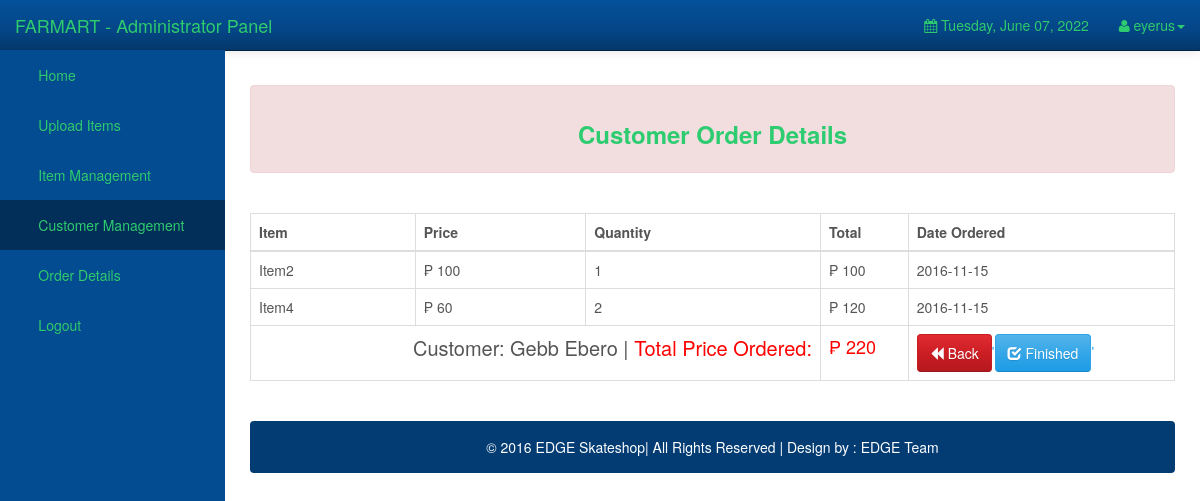
The page /Admin/admin/view_orders.php?view_id=4 (signed in) on the database its author committed.
### tables this page shows
CREATE TABLE `orderdetails` (
  `order_id` int(10) UNSIGNED NOT NULL,
  `user_id` int(11) NOT NULL DEFAULT 0,
  `order_name` varchar(1000) NOT NULL DEFAULT '',
  `order_price` double NOT NULL DEFAULT 0,
  `order_quantity` int(10) UNSIGNED NOT NULL DEFAULT 0,
  `order_total` double NOT NULL DEFAULT 0,
  `order_status` varchar(45) NOT NULL DEFAULT '',
  `order_date` date NOT NULL DEFAULT '0000-00-00'
);

CREATE TABLE `users` (
  `user_id` int(11) NOT NULL,
  `user_email` varchar(1000) NOT NULL,
  `user_password` varchar(1000) NOT NULL,
  `user_firstname` varchar(1000) NOT NULL,
  `user_lastname` varchar(1000) NOT NULL,
  `user_address` varchar(1000) NOT NULL
);

### Admin/admin/view_orders.php (the view, shortened to what this page needs)
<?php
	require_once 'config.php';
	if(isset($_GET['view_id']) && !empty($_GET['view_id']))
	{
		$view_id = $_GET['view_id'];
		$stmt_edit = $DB_con->prepare('SELECT * FROM users WHERE user_id=:user_id');
		$stmt_edit->execute(array(':user_id'=>$view_id));
		$edit_row = $stmt_edit->fetch(PDO::FETCH_ASSOC);
		extract($edit_row);
	}
	else
	{
		header("Location: customers.php");
	}
?>
<!DOCTYPE html>
<html lang="en">
<head>
    <link rel="stylesheet" type="text/css" href="bootstrap/css/bootstrap.min.css" />
    <link rel="stylesheet" type="text/css" href="font-awesome/css/font-awesome.min.css" />
    <link rel="stylesheet" type="text/css" href="css/local.css" />
</head>
<body>
    <div id="wrapper">
        <nav class="navbar navbar-inverse navbar-fixed-top" role="navigation">
            <div class="navbar-header">
                <a class="navbar-brand" href="index.php" style="color:#2ecc71">FARMART - Administrator Panel</a>
            </div>
            <div class="collapse navbar-collapse navbar-ex1-collapse">
                <ul class="nav navbar-nav side-nav">
                    <li><a href="index.php" style="color:#2ecc71"> &nbsp; &nbsp; &nbsp; Home</a></li>
					<li><a data-toggle="modal" data-target="#uploadModal" style="color:#2ecc71"> &nbsp; &nbsp; &nbsp; Upload Items</a></li>
					<li><a href="items.php" style="color:#2ecc71"> &nbsp; &nbsp; &nbsp; Item Management</a></li>
					<li class="active"><a href="customers.php" style="color:#2ecc71"> &nbsp; &nbsp; &nbsp; Customer Management</a></li>
					<li><a href="orderdetails.php" style="color:#2ecc71"> &nbsp; &nbsp; &nbsp; Order Details</a></li>
					<li><a href="logout.php" style="color:#2ecc71"> &nbsp; &nbsp; &nbsp; Logout</a></li>
                </ul>
                <ul class="nav navbar-nav navbar-right navbar-user">
                    <li class="dropdown messages-dropdown">
                        <a href="#" style="color:#2ecc71"><i class="fa fa-calendar"></i>  <?php
                            $Today=date('y:m:d');
                            $new=date('l, F d, Y',strtotime($Today));
                            echo $new; ?></a>
                    </li>
                     <li class="dropdown user-dropdown">
                        <a href="#" class="dropdown-toggle" data-toggle="dropdown" style="color:#2ecc71"><i class="fa fa-user"></i> <?php   extract($_SESSION); echo $admin_username; ?><b class="caret"></b></a>
                    </li>
                </ul>
            </div>
        </nav>
        <div id="page-wrapper">
			 <div class="alert alert-danger">
                          <center> <h3 style="color:#2ecc71"><strong>Customer Order Details</strong> </h3></center>
						  </div>
						  <br />
						  <div class="table-responsive">
            <table class="display table table-bordered" id="example" cellspacing="0" width="100%">
              <thead>
                <tr>
                  <th>Item</th>
                  <th>Price</th>
				  <th>Quantity</th>
                  <th>Total</th>
				  <th>Date Ordered</th>
                </tr>
              </thead>
              <tbody>
			  <?php
include("config.php");
	$stmt = $DB_con->prepare("SELECT * FROM orderdetails where user_id='$user_id' and order_status='Ordered'");
	$stmt->execute();
	if($stmt->rowCount() > 0)
	{
		while($row=$stmt->fetch(PDO::FETCH_ASSOC))
		{
			extract($row);
			?>
                <tr>
                 <td><?php echo $order_name; ?></td>
				 <td>&#8369; <?php echo $order_price; ?> </td>
				 <td><?php echo $order_quantity; ?></td>
				 <td>&#8369; <?php echo $order_total; ?></td>
				  <td><?php echo $order_date; ?></td>
                </tr>
              <?php
		}
		include("config.php");
		 $stmt_edit = $DB_con->prepare("select sum(order_total) as totalx from orderdetails where user_id=:user_id and order_status='Ordered'");
		$stmt_edit->execute(array(':user_id'=>$user_id));
		$edit_row = $stmt_edit->fetch(PDO::FETCH_ASSOC);
		extract($edit_row);
		echo "<tr>";
		echo "<td colspan='3' align='right' style='font-size:20px;'>Customer: ".$user_firstname." ".$user_lastname." | <span style='color:red'>Total Price Ordered:</span>";
		echo "</td>";
		echo "<td style='font-size:18px;'><span style='color:red;'>&#8369; ".$totalx."</span>";
		echo "</td>";
		 echo "<td>";
		 echo "<a class='btn btn-danger' href='customers.php'><span class='glyphicon glyphicon-backward'></span> Back<a/>'";
		 echo "<a class='btn btn-primary' href='?view_id=".$view_id."&action=finished'><span class='glyphicon glyphicon-check'></span> Finished<a/>'";
		 echo "</td>";
		echo "</tr>";
		echo "</tbody>";
		echo "</table>";
		echo "</div>";
		echo "<br />";
		echo '<div class="alert alert-default" style="background-color:#033c73;">
                       <p style="color:white;text-align:center;">
                       &copy 2016 EDGE Skateshop| All Rights Reserved |  Design by : EDGE Team
						</p>
                    </div>
	</div>';
		echo "</div>";
	}
?>
	<br />
	<br />
</body>
</html>

### Admin/admin/css/local.css (style rules this page uses)
#wrapper { padding-left: 0; }
#page-wrapper { width: 100%; padding: 5px 15px; }
body { font-family: "Helvetica Neue", Helvetica, Arial, sans-serif; font-size: 14px; line-height: 1.42857143; color: #555555; background-color: #ffffff; }
.btn { display: inline-block; margin-bottom: 0; font-weight: normal; text-align: center; vertical-align: middle; cursor: pointer; background-image: none; border: 1px solid transparent; white-space: nowrap; padding: 8px 12px; font-size: 14px; line-height: 1.42857143; border-radius: 4px; -webkit-user-select: none; -moz-user-select: none; -ms-user-select: none; user-select: none; }
.btn-primary { color: #ffffff; background-color: #2fa4e7; border-color: #2fa4e7; }
.btn-danger { color: #ffffff; background-color: #c71c22; border-color: #c71c22; }
.navbar-inverse { background-color: #033c73; border-color: #022f5a; }
.navbar-inverse .navbar-brand { color: #ffffff; }
.navbar-inverse .navbar-nav > li > a { color: #ffffff; }
.navbar-inverse .navbar-nav > .active > a, .navbar-inverse .navbar-nav > .active > a:hover, .navbar-inverse .navbar-nav > .active > a:focus { color: #ffffff; background-color: #022f5a; }
.navbar-inverse .navbar-collapse, .navbar-inverse .navbar-form { border-color: #022a50; }
.alert-danger { background-color: #f2dede; border-color: #eed3d7; color: #b94a48; }
.navbar { background-image: -webkit-linear-gradient(#54b4eb, #2fa4e7 60%, #1d9ce5); background-image: linear-gradient(#54b4eb, #2fa4e7 60%, #1d9ce5); background-repeat: no-repeat; filter: progid:DXImageTransform.Microsoft.gradient(startColorstr='#ff54b4eb', endColorstr='#ff1d9ce5', GradientType=0); border-bottom: 1px solid #178acc; filter: none; -webkit-box-shadow: 0 1px 10px rgba(0, 0, 0, 0.1); box-shadow: 0 1px 10px rgba(0, 0, 0, 0.1); }
.navbar .navbar-nav > li > a, .navbar-brand { text-shadow: 0 1px 0 rgba(0, 0, 0, 0.1); }
.navbar-inverse { background-image: -webkit-linear-gradient(#04519b, #044687 60%, #033769); background-image: linear-gradient(#04519b, #044687 60%, #033769); background-repeat: no-repeat; filter: progid:DXImageTransform.Microsoft.gradient(startColorstr='#ff04519b', endColorstr='#ff033769', GradientType=0); filter: none; border-bottom: 1px solid #022241; }
.btn { text-shadow: 0 1px 0 rgba(0, 0, 0, 0.1); }
.btn-primary { background-image: -webkit-linear-gradient(#54b4eb, #2fa4e7 60%, #1d9ce5); background-image: linear-gradient(#54b4eb, #2fa4e7 60%, #1d9ce5); background-repeat: no-repeat; filter: progid:DXImageTransform.Microsoft.gradient(startColorstr='#ff54b4eb', endColorstr='#ff1d9ce5', GradientType=0); filter: none; border-bottom: 1px solid #178acc; }
.btn-danger { background-image: -webkit-linear-gradient(#e12b31, #c71c22 60%, #b5191f); background-image: linear-gradient(#e12b31, #c71c22 60%, #b5191f); background-repeat: no-repeat; filter: progid:DXImageTransform.Microsoft.gradient(startColorstr='#ffe12b31', endColorstr='#ffb5191f', GradientType=0); filter: none; border-bottom: 1px solid #9a161a; }
.clearfix:before, .clearfix:after, .container:before, .container:after, .container-fluid:before, .container-fluid:after, .row:before, .row:after, .form-horizontal .form-group:before, .form-horizontal .form-group:after, .btn-toolbar:before, .btn-toolbar:after, .btn-group-vertical > .btn-group:before, .btn-group-vertical > .btn-group:after, .nav:before, .nav:after, .navbar:before, .navbar:after, .navbar-header:before, .navbar-header:after, .navbar-collapse:before, .navbar-collapse:after, .pager:before, .pager:after, .panel-body:before, .panel-body:after, .modal-footer:before, .modal-footer:after { content: " "; display: table; }
.clearfix:after, .container:after, .container-fluid:after, .row:after, .form-horizontal .form-group:after, .btn-toolbar:after, .btn-group-vertical > .btn-group:after, .nav:after, .navbar:after, .navbar-header:after, .navbar-collapse:after, .pager:after, .panel-body:after, .modal-footer:after { clear: both; }
a { color: #2fa4e7; text-decoration: none; }
@media (min-width:768px) { #wrapper { padding-left: 225px; } }
@media (min-width:768px) { #page-wrapper { padding: 15px 25px; } }
@media (min-width:768px) { .side-nav { margin-left: -225px; left: 225px; width: 225px; position: fixed; top: 50px; height: 100%; border-radius: 0; border: none; background-color: #044C92; overflow-y: auto; } }
@media (min-width:768px) { .side-nav>li>a { width: 225px; } }
@media (min-width:768px) { .navbar-collapse { padding-left: 15px !important; padding-right: 15px !important; } }

### rows shown on the page
orderdetails: order_name "Item2", order_price "100", order_quantity "1", order_total "100", order_date "2016-11-15"
orderdetails: order_name "Item4", order_price "60", order_quantity "2", order_total "120", order_date "2016-11-15"
users: user_firstname "Gebb", user_lastname "Ebero"

### other values the page prints
$admin_username "eyerus"
$totalx "220"
